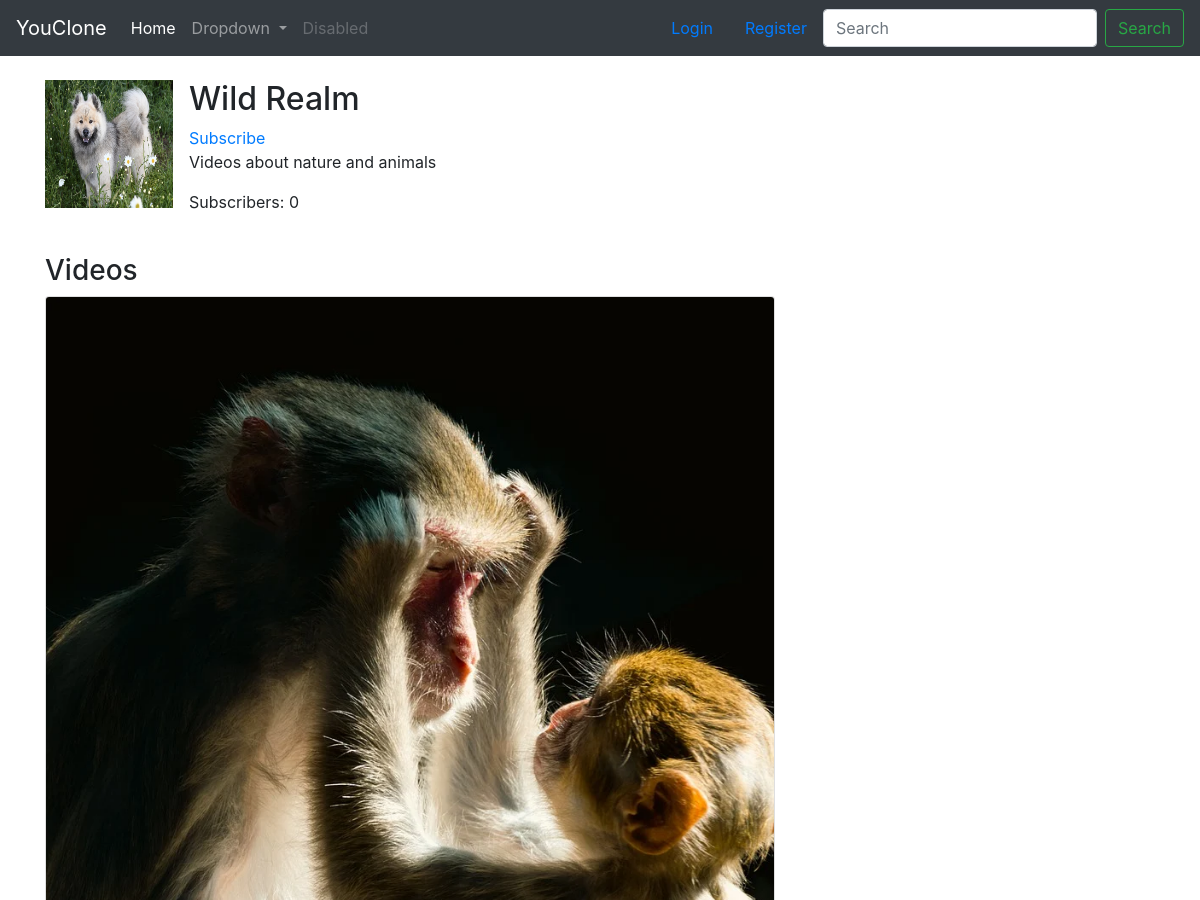
/channel/4 (upper part), run on an earlier commit of the app's database.
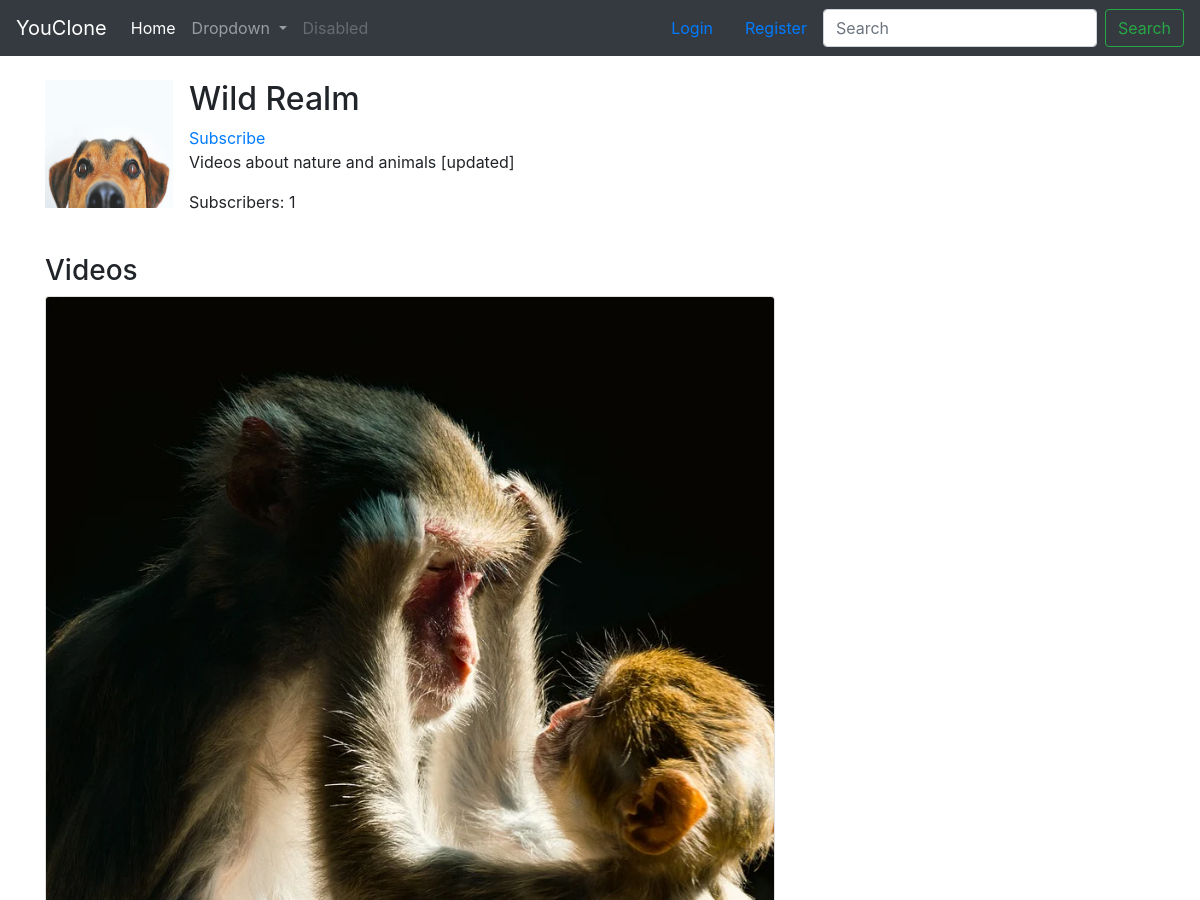
And on a later commit of the database.
### channel/models.py (models this page shows, shortened)
class Channel(models.Model):
    DEFAULT_AVATAR = 'avatars/default_avatar.jpg'
    name = models.CharField(max_length=30)
    user = models.ForeignKey(User, null=True, on_delete=models.CASCADE)
    description = models.TextField(max_length=5000, blank=True)
    subscribers = models.ManyToManyField(User, related_name='channel_subscribers', blank=True)
    creation_date = models.DateTimeField(auto_now_add=True)
    avatar = models.ImageField(default=DEFAULT_AVATAR, upload_to='avatars/', blank=True, null=True)
    @property
    def subscriber_count(self):
        return self.subscribers.count()
    def subscription_status(self, user):
        return self.subscribers.filter(pk=user.id).exists()

### channel/views.py (the view)
# urls.py: path('channel/<int:pk>', views.channel_detail, name='channel-detail'),
def channel_detail(request, pk):
    channel, context = get_channel(request, pk)
    if request.user == channel.user:
        return redirect('channel:creator-channel-detail', pk=pk)
    context['subscription_status'] = channel.subscription_status(request.user)
    return render(request, 'channel/channel_detail.html', context)

### channel/views.py (called while the page is built)
def get_channel(request, pk):
    channel = get_object_or_404(Channel, pk=pk)
    video_list = Video.objects.filter(channel_id=pk).order_by('-upload_date')
    paginator = Paginator(video_list, 20)
    page_number = request.GET.get('page')
    page_obj = paginator.get_page(page_number)
    context = {
        'channel': channel,
        'page_obj': page_obj
    }
    return channel, context

### channel/templates/channel/channel_detail.html (shortened to what this page needs)
{% extends 'video/base.html' %}
{% block content %}
    <div class="container mt-4">
        <div class="row">
            <div class="col-md-8">
                <div class="media">
                    <img src="{{ channel.avatar.url }}" class="mr-3" alt="{{ channel.name }} Avatar" width="128"
                         height="128">
                    <div class="media-body">
                        <h2 class="mt-0">{{ channel.name }}</h2>
                        {% if subscription_status %}
                            <a href="{% url 'channel:subscribe' channel.id %}">Unsubscribe</a>
                        {% else %}
                            <a href="{% url 'channel:subscribe' channel.id %}">Subscribe</a>
                        {% endif %}
                        <p>{{ channel.description }}</p>
                        <p>Subscribers: {{ channel.subscriber_count }}</p>
                    </div>
                </div>
                <div class="mt-4">
                    <h3>Videos</h3>
                    {% for video in page_obj %}
                        <div class="card">
                        <img src="{{ video.thumbnail.url }}" class="card-img-top" alt="Video Thumbnail">
                    {% endfor %}
                    </div>
                </div>
            </div>
        </div>
    </div>
{% endblock %}

What changed in the data, as far as the page shows it:
changed Channel "Wild Realm": avatar: picture removed, a placeholder shows; description "Videos about nature and animals" → "Videos about nature and animals [updated]"; subscriber_count "0" → "1"
